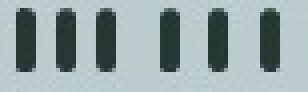
%> input picture numberplatesproject/Matlabfiles/numberplatetemplate4.jpg, 77 x 23 px (shown 4 times larger)
$ octave numberplatev2.m   (GNU Octave 9; MATLAB toolbox functions it lacks are replaced by stand-ins)
%> lines starting %> are read from the running program, lines starting %| are printed output that depends on the picture; in (x1, y1, x2, y2) boxes, pixels count from 0 and x2, y2 are one past the last pixel; in counts of white or black regions, pixels touching at a corner belong together; the program's own positions count from 1
close all; %close all previous figures

%when debug is 0 only the gray image with the locating box is shown
debug = 0;

%the most effective number plate template so far
tfilename = 'numberplatetemplate4.jpg';

%Can be used on all images to varying success levels
filename = input('Please enter the filename to search: ', 's')
%> the answer given: numberplatetemplate4.jpg

%Checks if the image is grayscale before trying to convert it
if size(imread(filename),3) == 3
    originalimage = rgb2gray(imread(filename));
%> originalimage: size 23x77 uint8; min 41, max 208, mean 162
elseif size(imread(filename),3) == 1
    originalimage = imread(filename);
end

%Unchanged image for final display
image = originalimage;

%Creates a border to reduce false positve likelyhood
bottomrow= round(size(image,1)*5/6);
%> bottomrow = 19
toprow = round(size(image,1)/6);
%> toprow = 4
leftrow = round(size(image,2)/6);
%> leftrow = 13
rightrow = round(size(image,2)*5/6);
%> rightrow = 64

%Masks the outside border of the image (as all the images have the number
%plate within the center 67% of the image
mask = false(size(image));
mask(toprow:bottomrow,leftrow:rightrow) = true; %Creates a mask for the outside rim of the image
image(~mask) = 1;

%If debug is 0 this image does not need to be shown at the end in
%comparison to the original image
if debug == 1
    image1 = image;
end

%Does the same as a binary conversion
thresholdvalue = 150;
binaryimage = image > thresholdvalue;

%Reads in the template image, converting it into binary at the same time
template = im2bw(rgb2gray(imread(tfilename)));
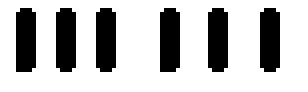
%> template: size 23x77 logical (shown 4 times larger); 74.1% white; 6 black regions, box (x1, y1, x2, y2) and area: (4, 2, 9, 18) 77, (40, 2, 45, 18) 77, (14, 2, 19, 18) 76, (24, 2, 29, 18) 76, (52, 2, 57, 18) 76, (65, 2, 70, 18) 76
%templatesizes = [1.0 0.9 0.8 0.7 0.6 0.5 0.4 0.3];

%Reapplies the template with the highest peak value
%[ymax, xmax] = max(resultxcorr);
template = im2bw(rgb2gray(imread(tfilename)));
%template = imresize(template, templatesizes(xmax));
c = normxcorr2(template,binaryimage);

%Converts the normxcorr2 value into binary for image reduction
thresholdvalue = 0.25;
binarycorr = c > thresholdvalue;

%Finds the left-most and right-most successful template values to reduce
%the image size
[leftrow, leftcolumn] = find(binarycorr, 1, 'first');
%> leftrow = 19; leftcolumn = 51
[rightrow, rightcolumn] = find(binarycorr, 1, 'last');
%> rightrow = 30; rightcolumn = 78

%Finds the top-most successful template value to reduce the image size
for k = 1:(size(binarycorr,1))
    if ~isempty(find(binarycorr(k,:)))
        toprow = k;
        break
    end
end

%Finds the bottom-most successful template value to reduce the image size
for k = (size(binarycorr,1)):1
    if ~isempty(find(binarycorr(k,:)))
        bottomrow = k;
        break
    end
end

%Performs the secondary image masking to reduce the number of false
%positives
mask = false(size(image));
mask(round(toprow - (size(template,1)/2)):round(bottomrow + (size(template,1)/2)),...
    round(leftcolumn - (size(template,2)/2)):round(rightcolumn + (size(template,2)/2))) = true;
%> (the run ends here)

$ run again, with numberplatesproject/Matlabfiles/numberplatetemplate1.jpg copied over numberplatesproject/Matlabfiles/numberplatetemplate4.jpg
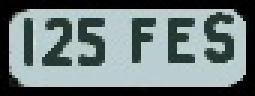
%> input picture numberplatesproject/Matlabfiles/numberplatetemplate1.jpg, 85 x 32 px (shown 3 times larger)
%> `mask(toprow:bottomrow,leftrow:rightrow) = true;`:
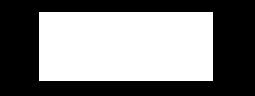
%> mask: size 32x85 logical (shown 3 times larger); 49% white; 1 white region, box (x1, y1, x2, y2) and area: (13, 4, 71, 27) 1334
%> binaryimage: size 32x85 logical; 34.4% white; 1 white region, box (x1, y1, x2, y2) and area: (13, 4, 71, 27) 936
%> template: size 32x85 logical; 54.9% white; 7 black regions, largest, box (x1, y1, x2, y2) and area: (0, 0, 85, 32) 714, (68, 4, 78, 21) 108, (26, 6, 35, 22) 99
%> `binarycorr = c > thresholdvalue;`:
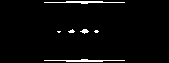
%> binarycorr: size 63x169 logical; 2.9% white in thin lines or dots, all inside (x1, y1, x2, y2) = (44, 1, 125, 62)
%> `[leftrow, leftcolumn] = find(binarycorr, 1, 'first');`: leftrow = 3; leftcolumn = 45
%> `[rightrow, rightcolumn] = find(binarycorr, 1, 'last');`: rightrow = 61; rightcolumn = 125

$ run again, with numberplatesproject/Matlabfiles/numberplatetemplate2.jpg copied over numberplatesproject/Matlabfiles/numberplatetemplate4.jpg
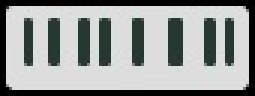
%> input picture numberplatesproject/Matlabfiles/numberplatetemplate2.jpg, 85 x 32 px (shown 3 times larger)
%> `mask(toprow:bottomrow,leftrow:rightrow) = true;`:
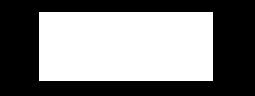
%> mask: size 32x85 logical (shown 3 times larger); 49% white; 1 white region, box (x1, y1, x2, y2) and area: (13, 4, 71, 27) 1334
%> binaryimage: size 32x85 logical; 34.9% white; 1 white region, box (x1, y1, x2, y2) and area: (13, 4, 71, 27) 950
%> template: size 32x85 logical; 65.2% white; 9 black regions, largest, box (x1, y1, x2, y2) and area: (0, 0, 85, 32) 459, (56, 6, 61, 22) 80, (33, 6, 37, 22) 64
%> `binarycorr = c > thresholdvalue;`:
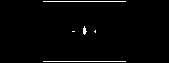
%> binarycorr: size 63x169 logical; 1.8% white in thin lines or dots, all inside (x1, y1, x2, y2) = (43, 1, 126, 62)
%> `[leftrow, leftcolumn] = find(binarycorr, 1, 'first');`: leftrow = 2; leftcolumn = 44
%> `[rightrow, rightcolumn] = find(binarycorr, 1, 'last');`: rightrow = 62; rightcolumn = 126

$ run again, with numberplatesproject/Matlabfiles/numberplatetemplate3.jpg copied over numberplatesproject/Matlabfiles/numberplatetemplate4.jpg
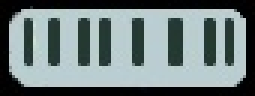
%> input picture numberplatesproject/Matlabfiles/numberplatetemplate3.jpg, 85 x 32 px (shown 3 times larger)
%> `mask(toprow:bottomrow,leftrow:rightrow) = true;`:
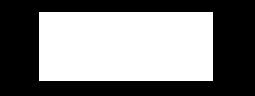
%> mask: size 32x85 logical (shown 3 times larger); 49% white; 1 white region, box (x1, y1, x2, y2) and area: (13, 4, 71, 27) 1334
%> binaryimage: size 32x85 logical; 34.9% white; 1 white region, box (x1, y1, x2, y2) and area: (13, 4, 71, 27) 950
%> template: size 32x85 logical; 56% white; 9 black regions, largest, box (x1, y1, x2, y2) and area: (0, 0, 85, 32) 705, (56, 6, 61, 22) 80, (26, 6, 30, 22) 64
%> `binarycorr = c > thresholdvalue;`:
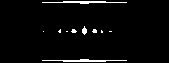
%> binarycorr: size 63x169 logical; 3.3% white in thin lines or dots, all inside (x1, y1, x2, y2) = (42, 1, 127, 62)
%> `[leftrow, leftcolumn] = find(binarycorr, 1, 'first');`: leftrow = 3; leftcolumn = 43
%> `[rightrow, rightcolumn] = find(binarycorr, 1, 'last');`: rightrow = 61; rightcolumn = 127
